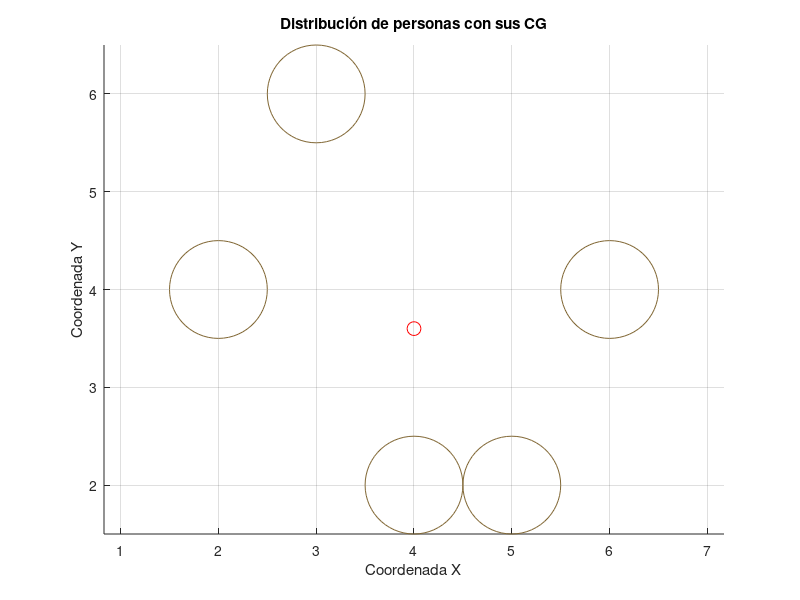

The MATLAB script that drew this image:
clc; close all;clear all;

% Definir posiciones de las personas
x = [2, 4, 5, 3, 6];
y = [4, 2, 2, 6, 4];
% x = [2, 6, 5, 6, 6];
% y = [6, 4, 3, 3, 3.2];
r = 0.5; % Radio del círculo que representa a cada persona

% Graficar círculos para representar a cada persona con orientación
figure;
for i = 1:length(x)
    % Graficar círculo con orientación
    rectangle('Position', [x(i) - r, y(i) - r, 2 * r, 2 * r], 'Curvature', [1, 1], 'EdgeColor', [0.5 0.4 0.2]);
    hold on;
    
    % Calcular centro de masa - centro de masa
    cm = [mean(x), mean(y)];
end

  % centro de grupo convhull
    % k = convhull(x, y);
    % centro_x = mean(x(k));
    % centro_y = mean(y(k));
    % 
    % % centro del grupo teniendo cuenta el minimo y maximo
    % min_x = min(x);
    % max_x = max(x);
    % min_y = min(y);
    % max_y = max(y);
    % 
    % cen_x = ((max_x - min_x) / 2) + min_x;
    % cen_y = ((max_y - min_y) / 2) + min_y;

% Graficar centro de masa
plot(cm(1), cm(2), 'ro', 'MarkerSize', 10); % Marcar centro de masa en rojo
% hold on;
% plot(centro_x, centro_y,'bo','MarkerSize', 10);
% hold on;
% plot(cen_x, cen_y,'go','MarkerSize', 10);
title('Distribución de personas con sus CG');
xlabel('Coordenada X');
ylabel('Coordenada Y');
axis equal; % Asegurar que los ejes tengan la misma escala
grid on; % Mostrar cuadrícula en la gráfica

% Agregar leyenda
%legend('Centro de Masa', 'Centro de Grupo (MinMax)', 'Centro de Grupo (Convex Hull)');
